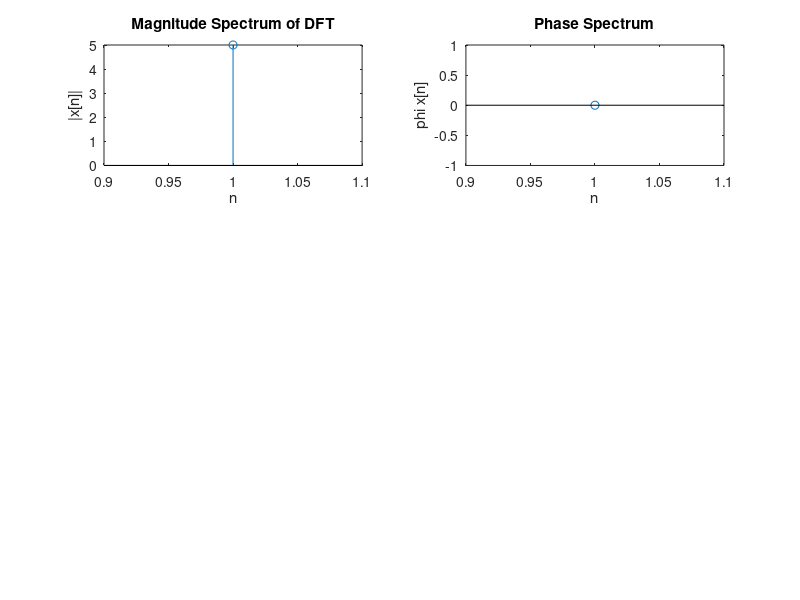

Source code (MATLAB):
clc
clear all
close all
x = input("enter sequence: ");
N = length(x)
X = zeros(1,N)
for k = 0:N-1
    for n = 0:N-1
        X(k+1) = X(k+1) + x(n+1).*exp((-j*2*pi*k*n)/N);
    end
end
k = 1:N;
disp(X)
abs(X)
angle(X)
subplot(3,2,1)
stem(k,abs(X))
xlabel('n')
ylabel('|x[n]|')

title("Magnitude Spectrum of DFT")

subplot(3,2,2)
stem(k, angle(X))
xlabel('n')
ylabel('phi x[n]')
title("Phase Spectrum")